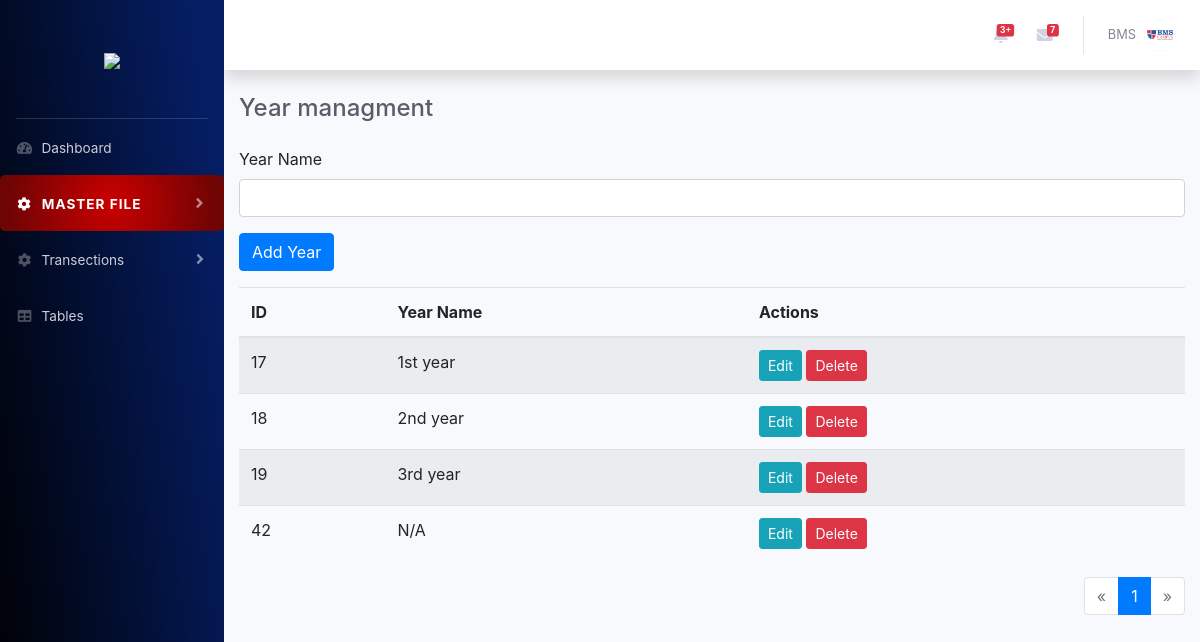
The app's page /create_year.php with its own data.
### tables this page shows
CREATE TABLE `year_table` (
  `id` int(11) NOT NULL,
  `year_name` varchar(100) NOT NULL,
  `created_at` timestamp NOT NULL DEFAULT current_timestamp()
);

### create_year.php (the view, shortened to what this page needs)
<?php
include("database/connection.php");
include("includes/header.php");
$results_per_page = 5;
$page = isset($_GET['page']) ? (int)$_GET['page'] : 1;
$start = ($page - 1) * $results_per_page;
$sql = "SELECT * FROM year_table LIMIT $start, $results_per_page";
$result = $conn->query($sql);
$sql_total = "SELECT COUNT(*) as total FROM year_table";
$result_total = $conn->query($sql_total);
$total_rows = $result_total->fetch_assoc()['total'];
$total_pages = ceil($total_rows / $results_per_page);
?>
<div id="wrapper">
    <?php include("nav.php"); ?>
    <div id="content-wrapper" class="d-flex flex-column">
        <div id="content">
            <?php include("includes/topnav.php"); ?>
            <div class="container">
                <div class="d-sm-flex align-items-center justify-content-between mb-4">
                    <h4 class="h4 mb-0 text-gray-800">Year managment</h4>
                </div>
                <form action="" method="post" class="mb-3">
                    <div class="form-group">
                        <label for="year_name">Year Name</label>
                        <input type="text" class="form-control" id="year_name" name="year_name" required>
                    </div>
                    <button type="submit" name="add_year" class="btn btn-primary">Add Year</button>
                </form>
                <table class="table table-striped">
                    <thead>
                        <tr>
                            <th>ID</th>
                            <th>Year Name</th>
                            <th>Actions</th>
                        </tr>
                    </thead>
                    <tbody>
                        <?php while ($row = $result->fetch_assoc()): ?>
                            <tr>
                                <td><?php echo $row['id']; ?></td>
                                <td><?php echo htmlspecialchars($row['year_name']); ?></td>
                                <td>
                                    <button class="btn btn-info btn-sm" data-toggle="modal" data-target="#editModal" data-id="<?php echo $row['id']; ?>" data-year_name="<?php echo htmlspecialchars($row['year_name']); ?>">Edit</button>
                                    <form action="" method="post" class="d-inline">
                                        <button type="submit" name="delete_year" class="btn btn-danger btn-sm">Delete</button>
                                    </form>
                                </td>
                            </tr>
                        <?php endwhile; ?>
                    </tbody>
                </table>
                <nav aria-label="Page navigation">
                    <ul class="pagination justify-content-end">
                        <li class="page-item <?php if ($page <= 1) echo 'disabled'; ?>">
                            <a class="page-link" href="?page=<?php echo $page - 1; ?>" aria-label="Previous">
                                <span aria-hidden="true">&laquo;</span>
                            </a>
                        </li>
                        <?php for ($i = 1; $i <= $total_pages; $i++): ?>
                            <li class="page-item <?php if ($i == $page) echo 'active'; ?>">
                                <a class="page-link" href="?page=<?php echo $i; ?>"><?php echo $i; ?></a>
                            </li>
                        <?php endfor; ?>
                        <li class="page-item <?php if ($page >= $total_pages) echo 'disabled'; ?>">
                            <a class="page-link" href="?page=<?php echo $page + 1; ?>" aria-label="Next">
                                <span aria-hidden="true">&raquo;</span>
                            </a>
                        </li>
                    </ul>
                </nav>
            </div>
        </div>
    </div>
</div>
</body>
</html>

### records on screen
year_table: id "17", year_name "1st year"
year_table: id "18", year_name "2nd year"
year_table: id "19", year_name "3rd year"
year_table: id "42", year_name "N/A"
